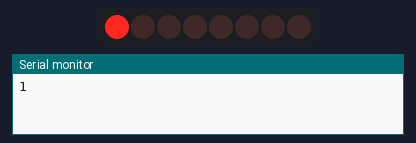
This sketch was run on a simulated Arduino Uno, built with avr-gcc and run on an emulated ATmega328P. Parts: 8 shift-register outputs drawn as a row of LEDs (first output left, lit = HIGH), the last lines printed to the serial monitor. Wiring (inferred from the names in the program): shift register (74HC595): data pin 12; shift clock pin 9; latch pin 11. Wiring (inferred from the signals the program sends): row of LEDs: on Q0, Q1, Q2, Q3, Q4, Q5, Q6, Q7.

Above: at 0.37 s.
At 5.12 s:
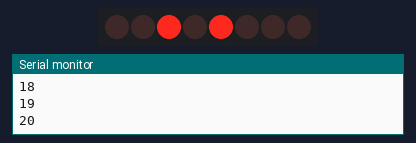
At 10.13 s:
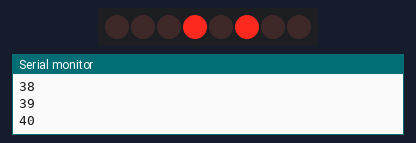
At 19.89 s:
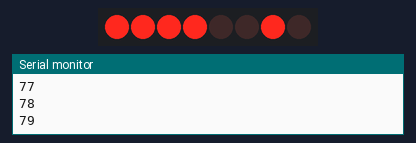
At 29.65 s:
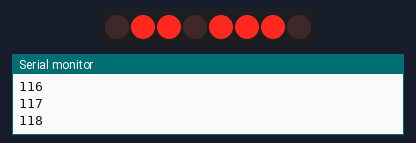
At 39.66 s:
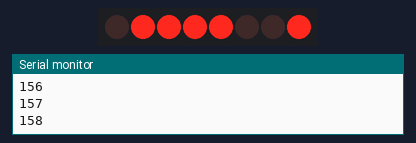
Timing chart, 0 to 40.0 s (numbered marks = the images above):
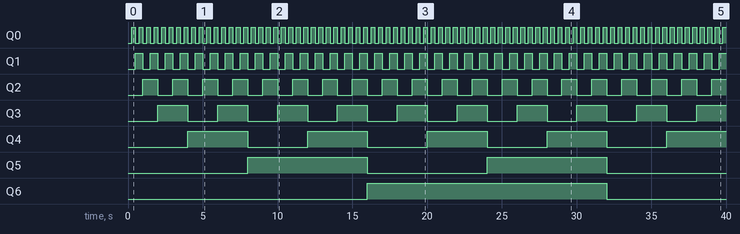

The sketch:

serial_to_parallel_shift_register_74hc595_1.ino
```cpp
int latchPin = 11; //Ouput Register Clock
int clockPin = 9;  //Shift Register Clock
int dataPin = 12;  //Input

byte LEDs = 0b00000000;

void setup ()
{
    Serial.begin(9600);
  	pinMode(latchPin, OUTPUT);
  	pinMode(clockPin, OUTPUT);
  	pinMode(dataPin, OUTPUT);

}

void loop ()
{
  	while( LEDs <= 255)
    {
  		digitalWrite(latchPin, LOW);
  		shiftOut(dataPin, clockPin, MSBFIRST, LEDs); //Set Data Ouput Pin from Arduino
  		digitalWrite(latchPin, HIGH);
    	delay(250);

      	LEDs = LEDs + 1;
      	Serial.println(LEDs);
    }
}
```

Measured:
- by itself, Q0: alternates HIGH for 0.25 s and LOW for 0.25 s
- by itself, Q1: alternates HIGH for 0.50 s and LOW for 0.50 s
- by itself, Q2: alternates HIGH for 1.0 s and LOW for 1.0 s
- by itself, Q3: alternates HIGH for 2.0 s and LOW for 2.0 s
- by itself, Q4: alternates HIGH for 4.0 s and LOW for 4.0 s
- by itself, Q5: alternates HIGH for 8.0 s and LOW for 8.0 s
- by itself, Q6: LOW → HIGH at 16.0 s, → LOW 16.0 s later
